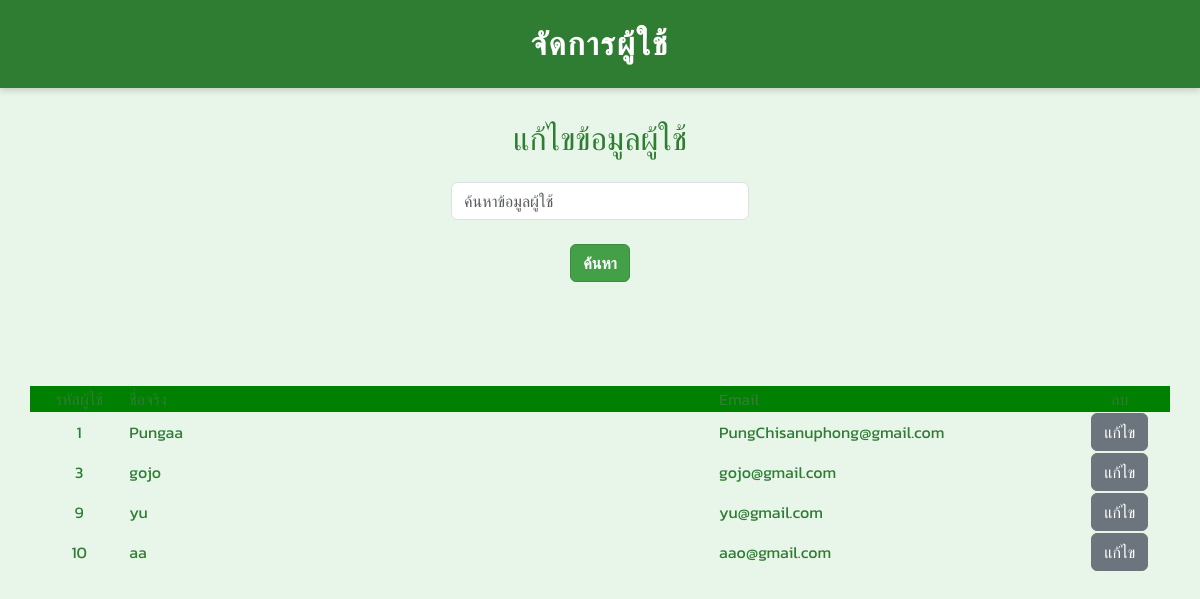
/CS_664245004/am_user_update.php, run on the app's committed database.
### tables this page shows
CREATE TABLE `users` (
  `user_id` int(11) NOT NULL,
  `username` varchar(50) NOT NULL,
  `password` varchar(255) NOT NULL,
  `fullname` varchar(100) DEFAULT NULL,
  `email` varchar(100) DEFAULT NULL,
  `role` enum('admin','customer') DEFAULT 'customer'
);

### CS_664245004/am_user_update.php (the view, shortened to what this page needs)
<!DOCTYPE html>
<html lang="th">
<head>
  <link href="https://cdn.jsdelivr.net/npm/bootstrap@5.3.3/dist/css/bootstrap.min.css" rel="stylesheet">
  <link href="https://cdn.jsdelivr.net/npm/bootstrap-icons@1.10.5/font/bootstrap-icons.css" rel="stylesheet">
</head><!DOCTYPE html>
<html lang="th">
<head>
  <link href="https://cdn.jsdelivr.net/npm/bootstrap@5.3.3/dist/css/bootstrap.min.css" rel="stylesheet">
  <link href="https://cdn.jsdelivr.net/npm/bootstrap-icons@1.10.5/font/bootstrap-icons.css" rel="stylesheet">
  <link rel="stylesheet" href="./css/styles.css">
</head>
<body class="d-flex flex-column min-vh-100">
    <header>
      จัดการผู้ใช้
  </header>
<form class="row g-3" method="get" action="">
    <div class="container mt-5">
        <h2 class="text-center mb-4">แก้ไขข้อมูลผู้ใช้</h2>
        <div class="d-flex justify-content-center mb-4">
            <input class="form-control w-25" type="text" name="search" id="search" placeholder="ค้นหาข้อมูลผู้ใช้">
        </div>
        <div class="col-12 text-center mb-4">
            <button type="submit" class="btn btn-success">ค้นหา</button>
        </div>
    </div>
</form>
<?php
    include 'conn.php';
    $sql = "SELECT * FROM users";
    $sql.= " ORDER BY user_id ASC";
    $result = $conn->query($sql);
    if ($result->num_rows > 0) {
        echo "<table width='95%' border='0' align='center'>";
        echo "<tr bgcolor='green'>";
        echo "<td width='5%'><center>รหัสผู้ใช้</center></td>";
        echo "<td width='30%'>ชื่อจริง</td>";
        echo "<td width='15%'>Email</td>";
        echo "<td width='5%'><center>ลบ</center></td>";
        echo "</tr>";
    while($result_array = $result->fetch_assoc()) {
        echo "<tr>";
        echo "<td><center>".$result_array['user_id']."</center></td>";
        echo "<td>".$result_array['fullname']."</td>";
        echo "<td>".$result_array['email']."</td>";
        echo "<td><center><a href='am_user_update2.php?val=".md5($result_array['user_id'])."'target='_self' role='button' class='btn btn-secondary'>แก้ไข</a></center></td>";
        echo  "</tr>";
    }
    echo "</table>";
    }else{
        echo "<center>ไม่พบข้อมูล</center>";
    }
?>
</body>

### CS_664245004/css/styles.css (style rules this page uses)
body { font-family: 'Kanit', sans-serif; background-color: #e8f5e9; color: #2e7d32; margin: 0; padding: 0; }
.btn-success { background-color: #43a047; border-color: #388e3c; font-weight: 600; transition: background-color 0.3s ease; }
header { background-color: #2e7d32; color: white; padding: 20px 0; text-align: center; font-size: 2rem; font-weight: 700; letter-spacing: 2px; box-shadow: 0 3px 6px rgba(0,0,0,0.15); }
.container { padding-bottom: 80px; }

### data on the page
users: user_id "1", fullname "Pungaa", email "PungChisanuphong@gmail.com"
users: user_id "3", fullname "gojo", email "gojo@gmail.com"
users: user_id "9", fullname "yu", email "yu@gmail.com"
users: user_id "10", fullname "aa", email "aao@gmail.com"
